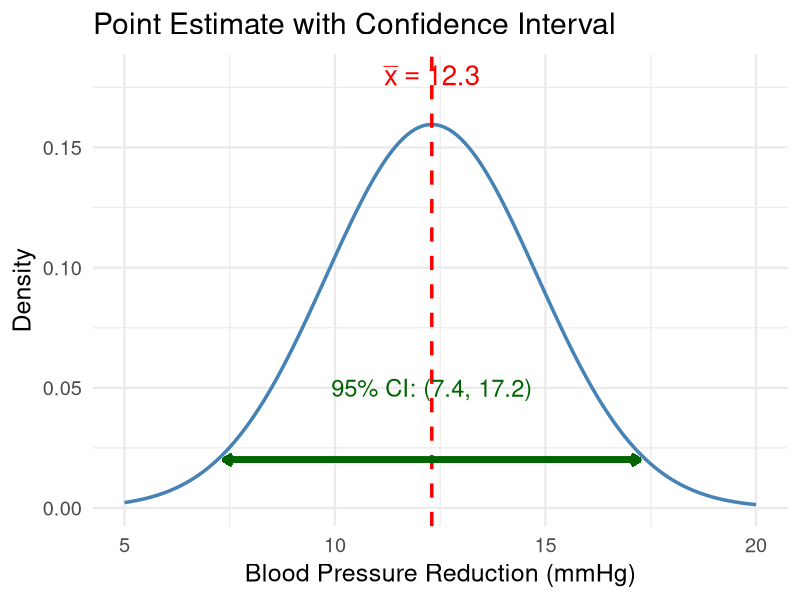
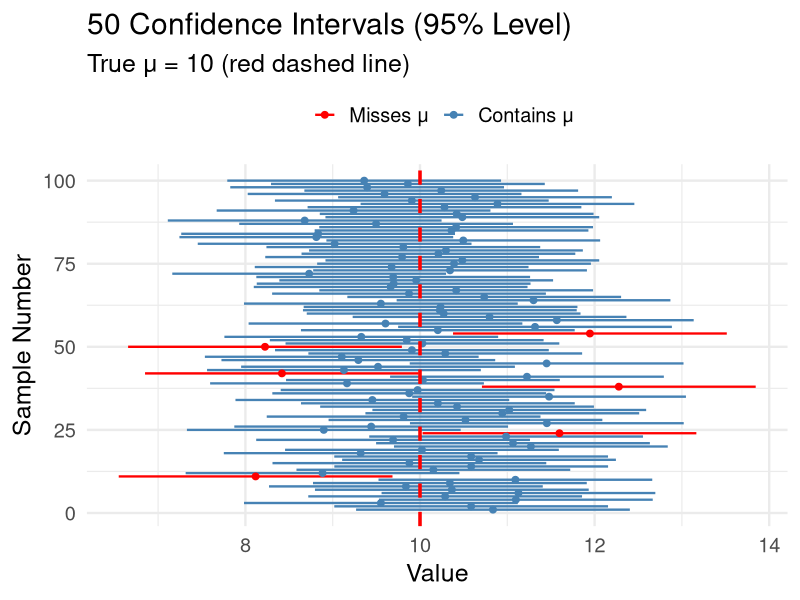
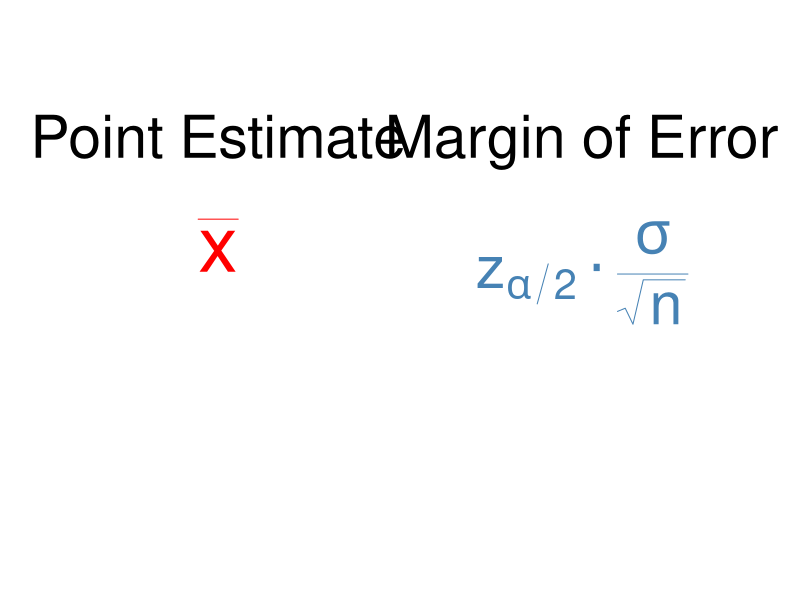
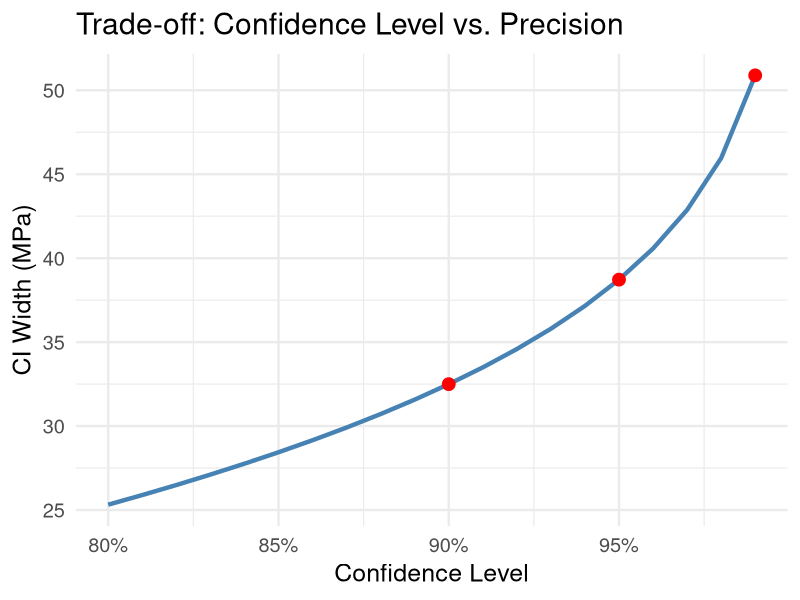

Write R code to recreate these figures, in order.
## ---- chunk 1
#| label: setup
#| include: false
library(tidyverse)
set.seed(42)
theme_set(theme_minimal(base_size = 18))
## ---- chunk 2
#| echo: false
#| fig-width: 14
#| fig-height: 6
tibble(x = seq(5, 20, by = 0.1)) |>
  mutate(y = dnorm(x, mean = 12.3, sd = 2.5)) |>
  ggplot(aes(x = x, y = y)) +
  geom_line(linewidth = 1.2, color = "steelblue") +
  geom_vline(xintercept = 12.3, color = "red", linetype = "dashed", linewidth = 1.2) +
  geom_segment(aes(x = 7.4, xend = 17.2, y = 0.02, yend = 0.02), 
               color = "darkgreen", linewidth = 2,
               arrow = arrow(ends = "both", length = unit(0.2, "cm"))) +
  annotate("text", x = 12.3, y = 0.18, label = expression(bar(x) == 12.3), size = 7, color = "red") +
  annotate("text", x = 12.3, y = 0.05, label = "95% CI: (7.4, 17.2)", size = 6, color = "darkgreen") +
  labs(x = "Blood Pressure Reduction (mmHg)", y = "Density",
       title = "Point Estimate with Confidence Interval") +
  theme_minimal(base_size = 18)
## ---- chunk 3
#| echo: true
#| fig-height: 5
# Simulate 100 confidence intervals
set.seed(551)
true_mu <- 10; sigma <- 4; n <- 25

ci_data <- tibble(sample_id = 1:100) |>
  rowwise() |>
  mutate(
    xbar = mean(rnorm(n, true_mu, sigma)),
    lower = xbar - 1.96 * sigma / sqrt(n),
    upper = xbar + 1.96 * sigma / sqrt(n),
    contains_mu = lower < true_mu & upper > true_mu
  )

# Count how many contain the true mean
sum(ci_data$contains_mu)
## ---- chunk 4
#| echo: false
#| fig-height: 8
ci_data |>
  slice_head(n = 50) |>
  ggplot(aes(y = sample_id, color = contains_mu)) +
  geom_segment(aes(x = lower, xend = upper, yend = sample_id), linewidth = 0.8) +
  geom_point(aes(x = xbar), size = 2) +
  geom_vline(xintercept = true_mu, color = "red", linetype = "dashed", linewidth = 1.2) +
  scale_color_manual(values = c("FALSE" = "red", "TRUE" = "steelblue"),
                     labels = c("Misses μ", "Contains μ")) +
  labs(x = "Value", y = "Sample Number", 
       title = "50 Confidence Intervals (95% Level)",
       subtitle = paste("True μ =", true_mu, "(red dashed line)"),
       color = "") +
  theme_minimal(base_size = 18) +
  theme(legend.position = "top")
## ---- chunk 5
#| eval: true
#| echo: true
# Simulate *5000* confidence intervals
set.seed(551)
true_mu <- 10; sigma <- 4; n <- 25

ci_data <- tibble(sample_id = 1:5000) |>
  rowwise() |>
  mutate(
    xbar = mean(rnorm(n, true_mu, sigma)),
    lower = xbar - 1.96 * sigma / sqrt(n),
    upper = xbar + 1.96 * sigma / sqrt(n),
    contains_mu = lower < true_mu & upper > true_mu
  )

# Proportion containing true mu (should be ~95%)
mean(ci_data$contains_mu)
## ---- chunk 6
xbar <- 1064
sigma <- 55
n <- 31
alpha <- 0.05

z_crit <- qnorm(1 - alpha/2)
margin <- z_crit * sigma / sqrt(n)

c(xbar - margin, xbar + margin)
## ---- chunk 7
xbar <- 142
sigma <- 18
n <- 40
alpha <- 0.01

z_crit <- qnorm(1 - alpha/2)
cat("z critical value:", round(z_crit, 3), "\n")

margin <- z_crit * sigma / sqrt(n)
cat("Margin of error:", round(margin, 2), "mg/dL\n")

cat("99% CI: (", round(xbar - margin, 1), ",", round(xbar + margin, 1), ")")
## ---- chunk 8
#| echo: false
#| fig-height: 4
tibble(x = c(1, 2, 3)) |>
  ggplot() +
  annotate("text", x = 1.5, y = 0.8, label = "Point Estimate", size = 15, hjust = 0.5) +
  annotate("text", x = 1.5, y = 0.6, label = expression(bar(x)), size = 20, hjust = 0.5, color = "red") +
  annotate("text", x = 2.5, y = 0.8, label = "Margin of Error", size = 15, hjust = 0.5) +
  annotate("text", x = 2.5, y = 0.55, label = expression(z[alpha/2] %.% frac(sigma, sqrt(n))), 
           size = 15, hjust = 0.5, color = "steelblue") +
  xlim(1, 3) + ylim(0, 1) +
  theme_void()
## ---- chunk 9
#| echo: true
# Same data, different confidence levels
xbar <- 1064; sigma <- 55; n <- 31

confidence_levels <- c(0.90, 0.95, 0.99)

tibble(conf_level = confidence_levels) |>
  mutate(
    z_crit = qnorm(1 - (1 - conf_level)/2),
    margin = z_crit * sigma / sqrt(n),
    lower = xbar - margin,
    upper = xbar + margin,
    width = upper - lower
  )
## ---- chunk 10
#| echo: false
#| fig-height: 6
tibble(conf = seq(0.80, 0.99, by = 0.01)) |>
  mutate(
    z = qnorm(1 - (1 - conf)/2),
    width = 2 * z * 55 / sqrt(31)
  ) |>
  ggplot(aes(x = conf, y = width)) +
  geom_line(linewidth = 1.5, color = "steelblue") +
  geom_point(data = tibble(conf = c(0.90, 0.95, 0.99), 
                           width = 2 * qnorm(c(0.95, 0.975, 0.995)) * 55 / sqrt(31)),
             size = 4, color = "red") +
  labs(x = "Confidence Level", y = "CI Width (MPa)",
       title = "Trade-off: Confidence Level vs. Precision") +
  scale_x_continuous(labels = scales::percent) +
  theme_minimal(base_size = 18)
## ---- chunk 11
sigma <- 25
b <- 5  # desired margin of error
alpha <- 0.05
z_crit <- qnorm(1 - alpha/2)

n_required <- (z_crit * sigma / b)^2
cat("Minimum sample size:", ceiling(n_required))
## ---- chunk 12
#| echo: true
# How does required n change with margin of error and confidence?
expand_grid(
  margin = c(3, 5, 10),
  conf_level = c(0.90, 0.95, 0.99)
) |>
  mutate(
    z = qnorm(1 - (1 - conf_level)/2),
    n_required = ceiling((z * 25 / margin)^2)
  ) |>
  pivot_wider(names_from = margin, values_from = n_required, 
              names_prefix = "margin_") |>
  select(-z)
## ---- chunk 13
xbar <- 4.2
sigma <- 0.8
n <- 20
alpha <- 0.05

z_crit <- qnorm(1 - alpha)  # Note: z_alpha, not z_alpha/2
lower_bound <- xbar - z_crit * sigma / sqrt(n)

cat("95% lower confidence bound:", round(lower_bound, 2), "hours\n")
cat("Interpretation: We are 95% confident that the true half-life",
    "\nis at least", round(lower_bound, 2), "hours")
## ---- chunk 14
xbar <- 42
sigma <- 12
n <- 25
alpha <- 0.05

# 95% lower confidence bound
z_alpha <- qnorm(1 - alpha)
lower <- xbar - z_alpha * sigma / sqrt(n)

cat("95% lower confidence bound:", round(lower, 1), "months\n")
cat("\nWe are 95% confident that true mean remission time\n")
cat("is at least", round(lower, 1), "months.")
## ---- chunk 15
sum_x <- 550.87
lower <- qchisq(0.025, df = 20) / (2 * sum_x)
upper <- qchisq(0.975, df = 20) / (2 * sum_x)
cat("95% CI for λ: (", round(lower, 4), ",", round(upper, 4), ")")
## ---- chunk 16
# CI for mean breakdown time
mean_lower <- 1/upper
mean_upper <- 1/lower

cat("95% CI for mean breakdown time:\n")
cat("(", round(mean_lower, 1), ",", round(mean_upper, 1), ") minutes")
